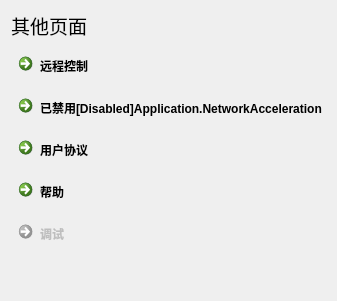
      <widget class="QWidget" name="tab_route">
       <attribute name="title">
        <string>其他</string>
       </attribute>
       <layout class="QGridLayout" name="gridLayout_10">
        <item row="5" column="0">
         <widget class="QCommandLinkButton" name="commandLinkButton_route_page6">
          <property name="enabled">
           <bool>false</bool>
          </property>
          <property name="text">
           <string>调试</string>
          </property>
         </widget>
        </item>
        <item row="0" column="0">
         <widget class="QLabel" name="label_20">
          <property name="text">
           <string>&lt;html&gt;&lt;head/&gt;&lt;body&gt;&lt;p&gt;&lt;span style=&quot; font-size:14pt;&quot;&gt;其他页面&lt;/span&gt;&lt;/p&gt;&lt;/body&gt;&lt;/html&gt;</string>
          </property>
         </widget>
        </item>
        <item row="3" column="0">
         <widget class="QCommandLinkButton" name="commandLinkButton_route_page5">
          <property name="text">
           <string>用户协议</string>
          </property>
         </widget>
        </item>
        <item row="2" column="0">
         <widget class="QCommandLinkButton" name="commandLinkButton_route_page3">
          <property name="enabled">
           <bool>true</bool>
          </property>
          <property name="text">
           <string>已禁用[Disabled]Application.NetworkAcceleration</string>
          </property>
         </widget>
        </item>
        <item row="6" column="0">
         <spacer name="verticalSpacer">
          <property name="orientation">
           <enum>Qt::Vertical</enum>
          </property>
          <property name="sizeHint" stdset="0">
           <size>
            <width>20</width>
            <height>40</height>
           </size>
          </property>
         </spacer>
        </item>
        <item row="1" column="0">
         <widget class="QCommandLinkButton" name="commandLinkButton_route_page2">
          <property name="text">
           <string>远程控制</string>
          </property>
         </widget>
        </item>
        <item row="4" column="0">
         <widget class="QCommandLinkButton" name="commandLinkButton_route_help">
          <property name="text">
           <string>帮助</string>
          </property>
         </widget>
        </item>
       </layout>
      </widget>
